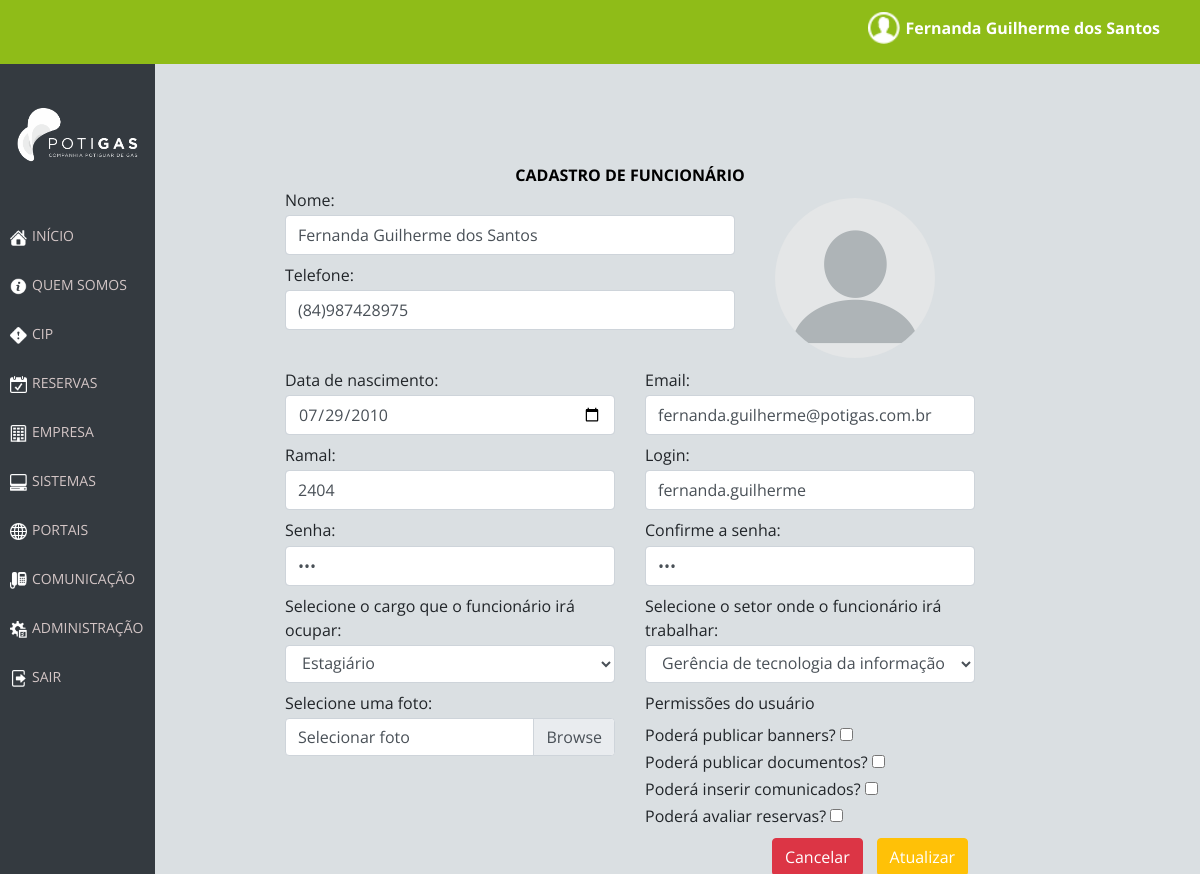
Screenshot of /views/acesso_administrativo/cadastro_funcionario.php?cod_funcionario=1 (signed in) with the database file from the repository.
### tables this page shows
CREATE TABLE `funcionario` (
  `cod_funcionario` int(11) NOT NULL AUTO_INCREMENT,
  `nome` varchar(200) NOT NULL,
  `telefone` varchar(15) DEFAULT NULL,
  `email` varchar(100) DEFAULT NULL,
  `data_nascimento` date DEFAULT NULL,
  `ramal` varchar(10) DEFAULT NULL,
  `senha` varchar(150) NOT NULL,
  `login` varchar(200) NOT NULL,
  `permissao` varchar(20) NOT NULL,
  `cargo` int(11) DEFAULT NULL,
  `setor` int(11) DEFAULT NULL,
  `foto` int(11) DEFAULT NULL,
  PRIMARY KEY (`cod_funcionario`),
  KEY `cargo` (`cargo`),
  KEY `setor` (`setor`),
  CONSTRAINT `funcionario_ibfk_1` FOREIGN KEY (`cargo`) REFERENCES `cargo` (`cod_cargo`),
  CONSTRAINT `funcionario_ibfk_2` FOREIGN KEY (`setor`) REFERENCES `setor` (`cod_setor`)
);

### src/controle/preenchimentos/cargos.php (called while the page is built)
<?php
    require_once('../../controle/conexao.php');
    $query_cargos = "SELECT cod_cargo, nomenclatura FROM cargo;";
    $result_cargos = mysqli_query($poti_con, $query_cargos) or die(mysqli_error($poti_con));
?>

### src/controle/preenchimentos/select_setor.php (called while the page is built)
<?php
    $query_select_setor = "SELECT * FROM setor";
    $result_select_setor = mysqli_query($poti_con, $query_select_setor) or die(mysqli_error($poti_con));
?>

### src/views/acesso_administrativo/cadastro_funcionario.php (the view, shortened to what this page needs)
<?php
    include('../../includes/nav.php');
    include('menu.php');
    include('../../controle/preenchimentos/setores.php');
    include('../../controle/preenchimentos/cargos.php');
    include('../../controle/preenchimentos/select_setor.php');
    if($_GET['cod_funcionario'] != null){
        $query_funcionario = "SELECT * FROM funcionario WHERE cod_funcionario = ".$_GET['cod_funcionario'].";";
        $result_funcionario = mysqli_query($poti_con, $query_funcionario) or die (mysqli_error($poti_con));
        $funcionario = mysqli_fetch_assoc($result_funcionario);
    }
?>
<!DOCTYPE html>
<html lang="pt-br">
<head>
    <link rel='stylesheet prefetch' href='https://maxcdn.bootstrapcdn.com/font-awesome/4.7.0/css/font-awesome.min.css'>
    <link rel="stylesheet" href="https://maxcdn.bootstrapcdn.com/bootstrap/4.0.0/css/bootstrap.min.css">
    <link rel="stylesheet" href="../../css/nav.css">
    <link rel="stylesheet" href="../../css/menu.css">
    <link rel="stylesheet" href="../../css/cadastro_funcionario.css">
</head>
<body>
    <div class="container">
        <form action="../../controle/crud_funcionario.php" class="form_cadastro" method="POST" enctype="multipart/form-data">
            <h4>CADASTRO DE FUNCIONÁRIO</h4>
            <div class="row">
                <div class="col-sm-8">
                    <label for="nome">Nome: </label>
                    <input type="text" name="nome_funcionario" id="nome_funcionario" class="form-control" value="<?php echo $funcionario['nome']; ?>" required>
                    <label for="telefone">Telefone:</label>
                    <input type="text" name="telefone" class="form-control" id="telefone" value="<?php echo $funcionario['telefone']; ?>" required>
                </div>
                <div class="col-sm-4">
                    <div class="coluna_foto">
                        <img class='foto_funcionario' src='http://localhost/poticorp/Sistema-Corporativo/src/img/blank-profile-picture-973460_1280.png' alt='Ilustração para opção de editar'>
                    </div>
                </div>
            </div>
            <div class="row">
                <div class="col">
                    <label for="data_nascimento">Data de nascimento:</label>
                    <input type="date" id="data_nascimento" class="form-control" name="data_nascimento" value="<?php echo $funcionario['data_nascimento']; ?>" required>
                </div>
                <div class="col">
                    <label for="email">Email:</label>
                    <input type="email" name="email" id="email" class="form-control" value="<?php echo $funcionario['email']; ?>" required>
                </div>
                    <div class="col">
                        <label for="ramal">Ramal:</label>
                        <input type="ramal" name="ramal" id="ramal" class="form-control" value="<?php echo $funcionario['ramal']; ?>" required>
                    </div>
                <div class="col">
                    <label for="login">Login:</label>
                    <input type="text" name="login" class="form-control" id="login" value="<?php echo $funcionario['login']; ?>" required>
                </div>
                    <div class="col">
                        <label for="senha">Senha:</label>
                        <input type="password" name="senha" class="form-control" id="senha" value="<?php echo $funcionario['senha']; ?>" required>
                    </div>
                <div class="col">
                    <label for="conf_senha">Confirme a senha:</label>
                    <input type="password" name="conf_senha" class="form-control" id="conf_senha" value="<?php echo $funcionario['senha']; ?>" required>
                </div>
                    <div class="col">
                        <label for="cargo">Selecione o cargo que o funcionário irá ocupar:</label>
                        <select name="cargo" class="form-control" id="cargo" required>
                            <?php
                            while ($array_cargos = mysqli_fetch_assoc($result_cargos)) {
                                if($funcionario['cargo'] == $array_cargos['cod_cargo']){
                                    echo "<option value='".$array_cargos['cod_cargo']."' selected>".utf8_encode($array_cargos['nomenclatura'])."</option>";
                                }else{
                                    echo "<option value='".$array_cargos['cod_cargo']."'>".utf8_encode($array_cargos['nomenclatura'])."</option>";
                                }
                            }
                            ?>
                        </select>
                    </div>
                <div class="col">
                    <label for="setor">Selecione o setor onde o funcionário irá trabalhar:</label>
                    <select name="setor" class="form-control" id="setor" required>
                        <?php
                        while ($array_setores = mysqli_fetch_assoc($result_select_setor)) {
                            if($funcionario['setor'] == $array_setores['cod_setor']){
                                echo "<option value='".$array_setores['cod_setor']."' selected>".utf8_encode($array_setores['nome'])."</option>";
                            }else{
                                echo "<option value='".$array_setores['cod_setor']."'>".utf8_encode($array_setores['nome'])."</option>";
                            }
                        }
                        ?>
                    </select>
                </div>
                    <div class="col">
                        <label for="customFile">Selecione uma foto:</label>
                        <div class="custom-file">
                            <label class="custom-file-label" for="customFile">Selecionar foto</label>
                        </div>
                    </div>
                <div class="col">
                    <fieldset>
                        <legend>Permissões do usuário</legend>
                        <label for="banner">Poderá publicar banners?</label>
                        <input type="checkbox" name="permissao_banner" id="banner" value="1">
                        <label for="documento">Poderá publicar documentos?</label>
                        <input type="checkbox" name="permissao_documento" id="documento" value="2">
                        <label for="publicacao">Poderá inserir comunicados?</label>
                        <input type="checkbox" name="permissao_publicacao" id="publicacao" value="3">
                        <label for="reserva">Poderá avaliar reservas?</label>
                        <input type="checkbox" name="permissao_reserva" value="4">
                    </fieldset>
                </div>
            </div>
            <?php
                if($_GET['cod_funcionario'] != null){
            ?>
                    <input type="submit" name="atualizar" class="btn btn-warning" onSubmit="validaUsuario()" value="Atualizar">
            <?php
                }else{
            ?>
                    <input type="submit" name="inserir" class="btn btn-primary" onSubmit="validaUsuario()" value="Cadastrar">
            <?php
                }
            ?>
            <a href="funcionarios.php"> <button type="button" class="btn btn-danger">Cancelar</button> </a>
            </form>
    </div>
</body>
</html>

### src/css/nav.css (style rules this page uses)
* { margin:0px; font-family: 'Open Sans', sans-serif; }
body { background-color: #dadfe2; overflow-x: hidden; margin-bottom: 5vh; }

### src/css/menu.css (style rules this page uses)
a { color: rgba(255, 255, 255, 0.6); text-decoration: none; }

### src/css/cadastro_funcionario.css (style rules this page uses)
* { margin:0px; font-family: 'Open Sans', sans-serif; }
.container { height: 80%; width: 60%; margin-left: 8%; margin-top: 6%; text-align: center; display: flex; position: absolute; top: 0; bottom: 0; left: 5%; right: 0; margin: auto; margin-bottom: 1%; }
.coluna_foto { display: inline-block; width: 270px; padding: 10px; }
h4 { font-size: 16px; margin: 3px; font-family: 'Open Sans'; font-weight: bolder; color: #000; }
legend { font-size: 16px; }
.foto_funcionario { height: 160px; border-radius: 81px; }
.col, .col-1, .col-10, .col-11, .col-12, .col-2, .col-3, .col-4, .col-5, .col-6, .col-7, .col-8, .col-9, .col-auto, .col-lg, .col-lg-1, .col-lg-10, .col-lg-11, .col-lg-12, .col-lg-2, .col-lg-3, .col-lg-4, .col-lg-5, .col-lg-6, .col-lg-7, .col-lg-8, .col-lg-9, .col-lg-auto, .col-md, .col-md-1, .col-md-10, .col-md-11, .col-md-12, .col-md-2, .col-md-3, .col-md-4, .col-md-5, .col-md-6, .col-md-7, .col-md-8, .col-md-9, .col-md-auto, .col-sm, .col-sm-1, .col-sm-10, .col-sm-11, .col-sm-12, .col-sm-2, .col-sm-3, .col-sm-4, .col-sm-5, .col-sm-6, .col-sm-7, .col-sm-8, .col-sm-9, .col-sm-auto, .col-xl, .col-xl-1, .col-xl-10, .col-xl-11, .col-xl-12, .col-xl-2, .col-xl-3, .col-xl-4, .col-xl-5, .col-xl-6, .col-xl-7, .col-xl-8, .col-xl-9, .col-xl-auto { display: inline-block; }
.form-control { height: 40px; margin-bottom: 0.5rem; }
.row { text-align: left; }
.btn-warning { float: right; margin: 1%; color: white; }
button { margin: 1%; float: right; }
label { margin-bottom: 0.2rem; }

### rows the page displays
funcionario: nome_funcionario "Fernanda Guilherme dos Santos", telefone "(84)987428975", data_nascimento "07/29/2010", email "fernanda.guilherme@potigas.com.br", ramal "2404", login "fernanda.guilherme"

### other values shown
$nome "Fernanda Guilherme dos Santos"
form field cargo "Estagiário"
form field setor "Gerência de tecnologia da informação"
